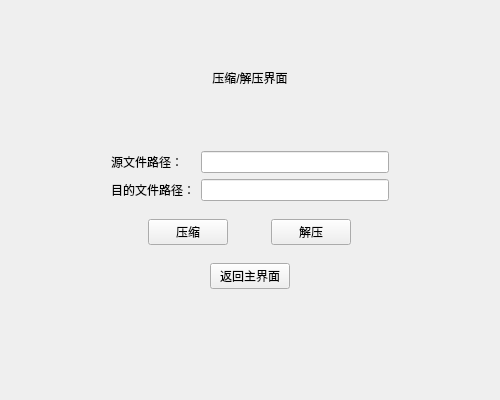
<?xml version="1.0" encoding="UTF-8"?>
<ui version="4.0">
 <class>Form</class>
 <widget class="QWidget" name="Form">
  <property name="geometry">
   <rect>
    <x>0</x>
    <y>0</y>
    <width>500</width>
    <height>400</height>
   </rect>
  </property>
  <property name="windowTitle">
   <string>Form</string>
  </property>
  <layout class="QVBoxLayout" name="verticalLayout_2">
   <item>
    <layout class="QVBoxLayout" name="verticalLayout">
     <property name="leftMargin">
      <number>100</number>
     </property>
     <property name="topMargin">
      <number>0</number>
     </property>
     <property name="rightMargin">
      <number>100</number>
     </property>
     <property name="bottomMargin">
      <number>100</number>
     </property>
     <item>
      <widget class="QLabel" name="label">
       <property name="text">
        <string>压缩/解压界面</string>
       </property>
       <property name="alignment">
        <set>Qt::AlignCenter</set>
       </property>
      </widget>
     </item>
     <item>
      <layout class="QHBoxLayout" name="horizontalLayout">
       <property name="spacing">
        <number>18</number>
       </property>
       <item>
        <widget class="QLabel" name="label_2">
         <property name="text">
          <string>源文件路径：</string>
         </property>
        </widget>
       </item>
       <item>
        <widget class="QLineEdit" name="lineEdit1">
         <property name="placeholderText">
          <string/>
         </property>
        </widget>
       </item>
      </layout>
     </item>
     <item>
      <layout class="QHBoxLayout" name="horizontalLayout_2">
       <item>
        <widget class="QLabel" name="label_3">
         <property name="text">
          <string>目的文件路径：</string>
         </property>
        </widget>
       </item>
       <item>
        <widget class="QLineEdit" name="lineEdit2">
         <property name="placeholderText">
          <string/>
         </property>
        </widget>
       </item>
      </layout>
     </item>
     <item>
      <layout class="QHBoxLayout" name="horizontalLayout_3">
       <property name="topMargin">
        <number>12</number>
       </property>
       <item>
        <widget class="QPushButton" name="Button1">
         <property name="sizePolicy">
          <sizepolicy hsizetype="Fixed" vsizetype="Fixed">
           <horstretch>0</horstretch>
           <verstretch>0</verstretch>
          </sizepolicy>
         </property>
         <property name="text">
          <string>压缩</string>
         </property>
        </widget>
       </item>
       <item>
        <widget class="QPushButton" name="Button2">
         <property name="sizePolicy">
          <sizepolicy hsizetype="Fixed" vsizetype="Fixed">
           <horstretch>0</horstretch>
           <verstretch>0</verstretch>
          </sizepolicy>
         </property>
         <property name="text">
          <string>解压</string>
         </property>
        </widget>
       </item>
      </layout>
     </item>
     <item>
      <layout class="QHBoxLayout" name="horizontalLayout_4">
       <property name="topMargin">
        <number>12</number>
       </property>
       <item>
        <widget class="QPushButton" name="Button3">
         <property name="sizePolicy">
          <sizepolicy hsizetype="Fixed" vsizetype="Fixed">
           <horstretch>0</horstretch>
           <verstretch>0</verstretch>
          </sizepolicy>
         </property>
         <property name="text">
          <string>返回主界面</string>
         </property>
        </widget>
       </item>
      </layout>
     </item>
    </layout>
   </item>
  </layout>
 </widget>
 <resources/>
 <connections/>
</ui>
